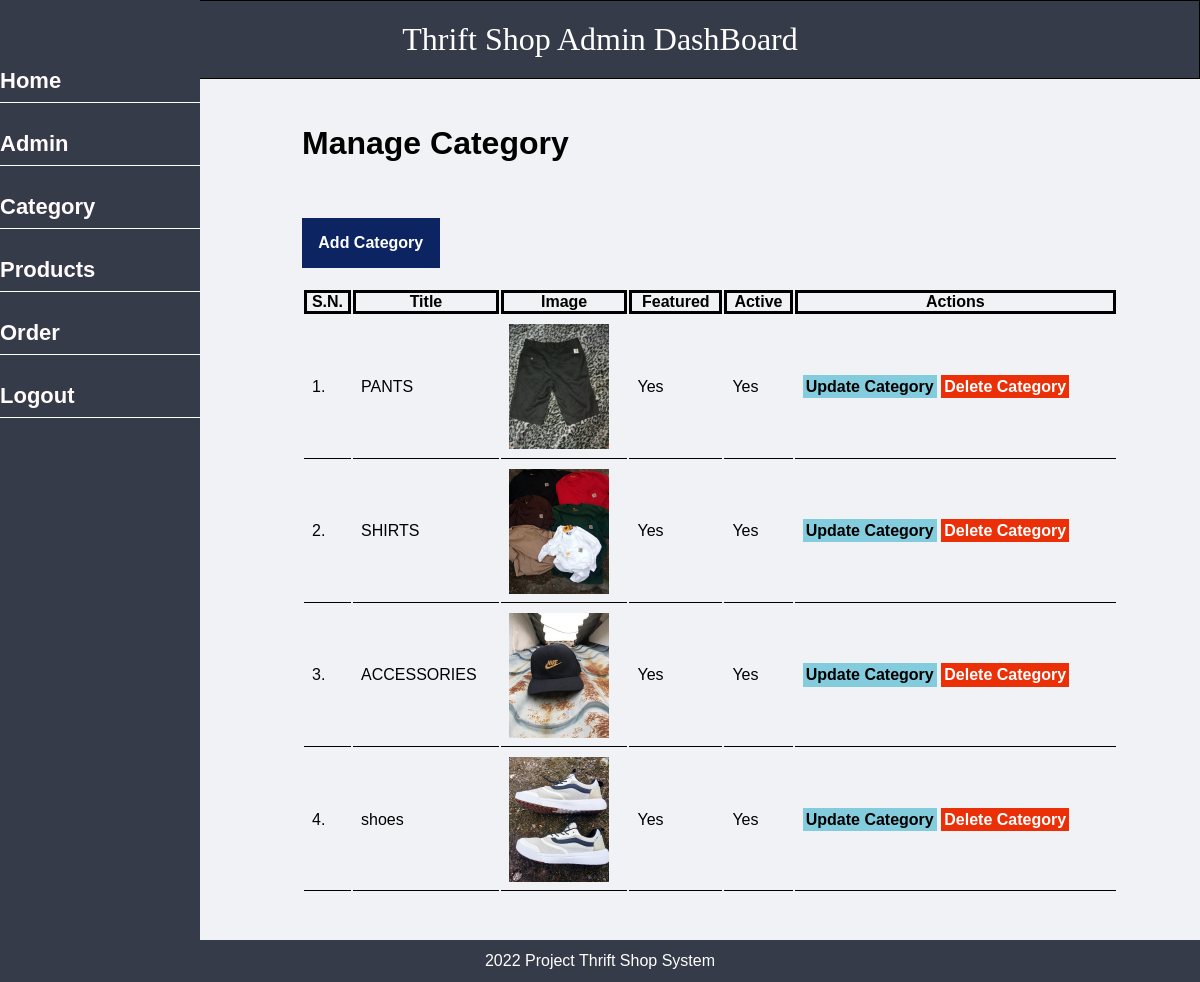
/admin/manage-category.php (signed in), run on the app's committed database.
### tables this page shows
CREATE TABLE `tbl_category` (
  `id` int(10) UNSIGNED NOT NULL,
  `title` varchar(100) NOT NULL,
  `image_name` varchar(255) NOT NULL,
  `featured` varchar(10) NOT NULL,
  `active` varchar(10) NOT NULL
);

### admin/manage-category.php (the view, shortened to what this page needs)
<?php include('partials/menu.php'); ?>
<div class="main-content">
    <div class="wrapper">
        <h1>Manage Category</h1>
        <br /><br />
        <br><br>
                <a href="<?php echo SITEURL; ?>admin/add-category.php" class="btn-primary">Add Category</a>
                <br /><br /><br />
                <table class="tbl-full">
                    <tr>
                        <th>S.N.</th>
                        <th>Title</th>
                        <th>Image</th>
                        <th>Featured</th>
                        <th>Active</th>
                        <th>Actions</th>
                    </tr>
                    <?php
                        $sql = "SELECT * FROM tbl_category";
                        $res = mysqli_query($conn, $sql);
                        $count = mysqli_num_rows($res);
                        $sn=1;
                        if($count>0)
                        {
                            while($row=mysqli_fetch_assoc($res))
                            {
                                $id = $row['id'];
                                $title = $row['title'];
                                $image_name = $row['image_name'];
                                $featured = $row['featured'];
                                $active = $row['active'];
                                ?>
                                    <tr>
                                        <td><?php echo $sn++; ?>. </td>
                                        <td><?php echo $title; ?></td>
                                        <td>
                                            <?php
                                                if($image_name!="")
                                                {
                                                    ?>
                                                    <img src="<?php echo SITEURL; ?>images/category/<?php echo $image_name; ?>" width="100px" >
                                                    <?php
                                                }
                                                else
                                                {
                                                    echo "<div class='error'>Image not Added.</div>";
                                                }
                                            ?>
                                        </td>
                                        <td><?php echo $featured; ?></td>
                                        <td><?php echo $active; ?></td>
                                        <td>
                                            <a href="<?php echo SITEURL; ?>admin/update-category.php?id=<?php echo $id; ?>" class="btn-secondary">Update Category</a>
                                            <a href="<?php echo SITEURL; ?>admin/delete-category.php?id=<?php echo $id; ?>&image_name=<?php echo $image_name; ?>" class="btn-danger">Delete Category</a>
                                        </td>
                                    </tr>
                                <?php
                            }
                        }
                        else
                        {
                            ?>
                            <tr>
                                <td colspan="6"><div class="error">No Category Added.</div></td>
                            </tr>
                            <?php
                        }
                    ?>
                </table>
    </div>
</div>
<?php include('partials/footer.php'); ?>

### admin/partials/menu.php (shortened to what this page needs)
<html>
    <head>
        <link rel="stylesheet" href="../css/admin.css">
    </head>
    <body>
        <div class="topbar">
            <div class="top-text">Thrift Shop Admin DashBoard</div>
        </div>
        <div class="menu ">
            <div>
                <ul>
                    <li><a href="index.php">Home</a></li>
                    <li><a href="manage-admin.php">Admin</a></li>
                    <li><a href="manage-category.php">Category</a></li>
                    <li><a href="manage-items.php">Products</a></li>
                    <li><a href="manage-order.php">Order</a></li>
                    <li><a href="logout.php">Logout</a></li>
                </ul>
            </div>
        </div>

### admin/partials/footer.php
<div class="footer">
            <div class="wrapper">
                <p class="text-center">2022 Project Thrift Shop System</p>
            </div>
        </div>
    </body>
</html>

### css/admin.css (style rules this page uses)
* { margin: 0; padding: 0; font-family: Arial, Helvetica, sans-serif; }
.wrapper { padding: 1%; width: 80%; margin: 0 auto; }
.text-center { text-align: center; }
.tbl-full { width: 100%; }
table tr th { border: solid black; padding: -1%; text-align: center; }
table tr td { border-bottom: 1px solid; padding: 1%; }
.btn-primary { background-color: #0c2461; padding: 2%; color: white; text-decoration: none; font-weight: bold; }
.btn-secondary { background-color: #82ccdd; padding: 1%; color: black; text-decoration: none; font-weight: bold; }
.btn-danger { background-color: #eb2f06; padding: 1%; color: white; text-decoration: none; font-weight: bold; }
.topbar { border: 1px solid black; padding: 20px; background-color: #353b48; }
.top-text { color: white; text-align: center; font-size:xx-large ; font-family: fangsong; }
.menu { height: 100%; width: 200px; position: fixed; top: 0; left: 0; background-color: #353b48; overflow-x: hidden; padding-top: 20px; display: inline-block; }
.menu ul { list-style-type: none; margin-top: 40px; }
.menu ul li { padding: 8px 8px 8px 0px; text-decoration: none; font-size: 22px; color: #818181; display: block; transition: 0.3s; margin-top: 20px; margin-left: 0px; border-bottom: 1px solid white; }
.menu ul li a { text-decoration: none; font-weight: bold; color: #fffafb; }
.main-content { background-color: #f1f2f6; padding: 3% 0; margin-left: 200px; width: 85%; margin-right: 0px !important; }
.footer { background-color: #353b48; color: white; }

### data on the page
tbl_category: title "PANTS", image_name (picture), featured "Yes", active "Yes"
tbl_category: title "SHIRTS", image_name (picture), featured "Yes", active "Yes"
tbl_category: title "ACCESSORIES", image_name (picture), featured "Yes", active "Yes"
tbl_category: title "shoes", image_name (picture), featured "Yes", active "Yes"
